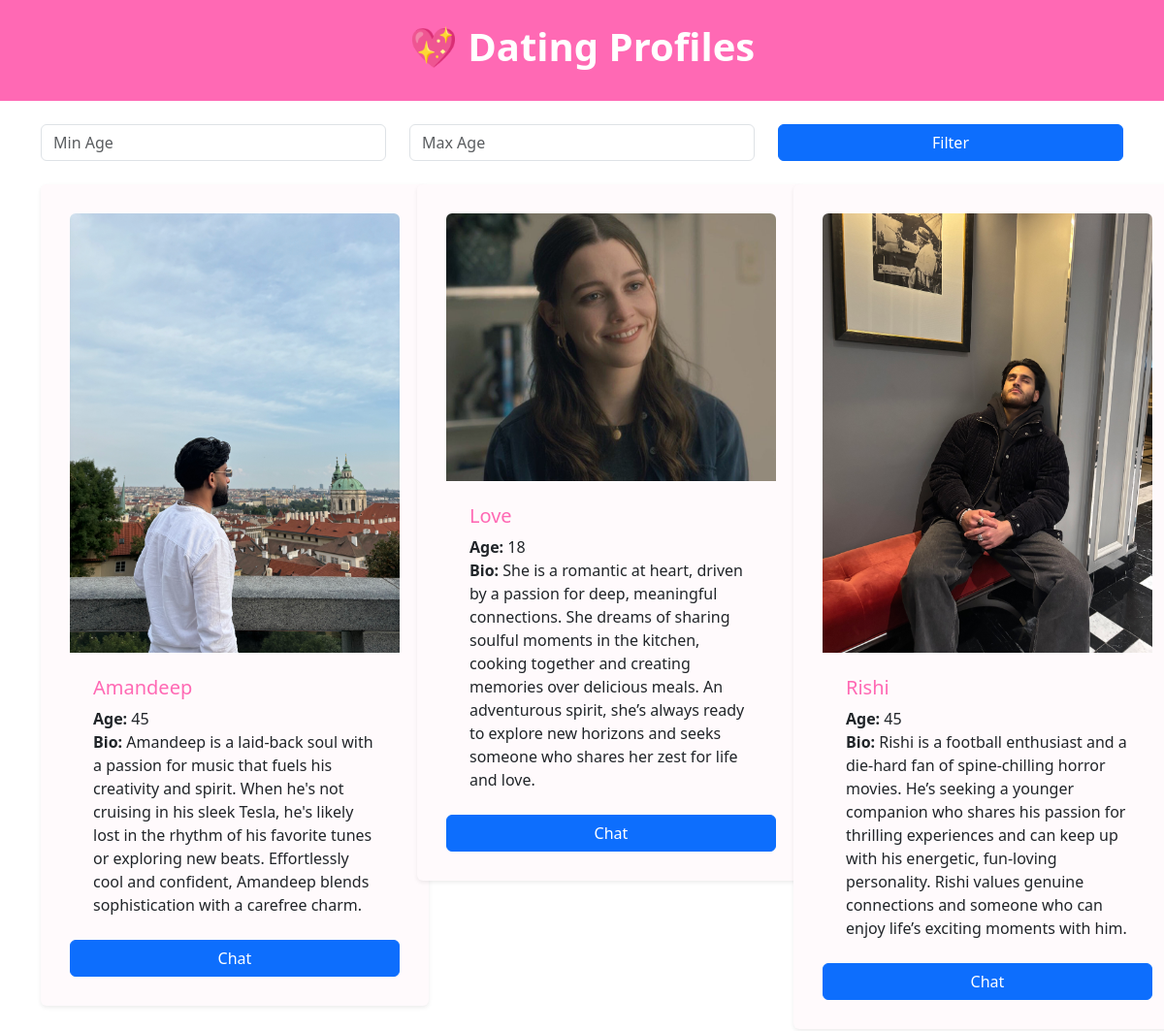
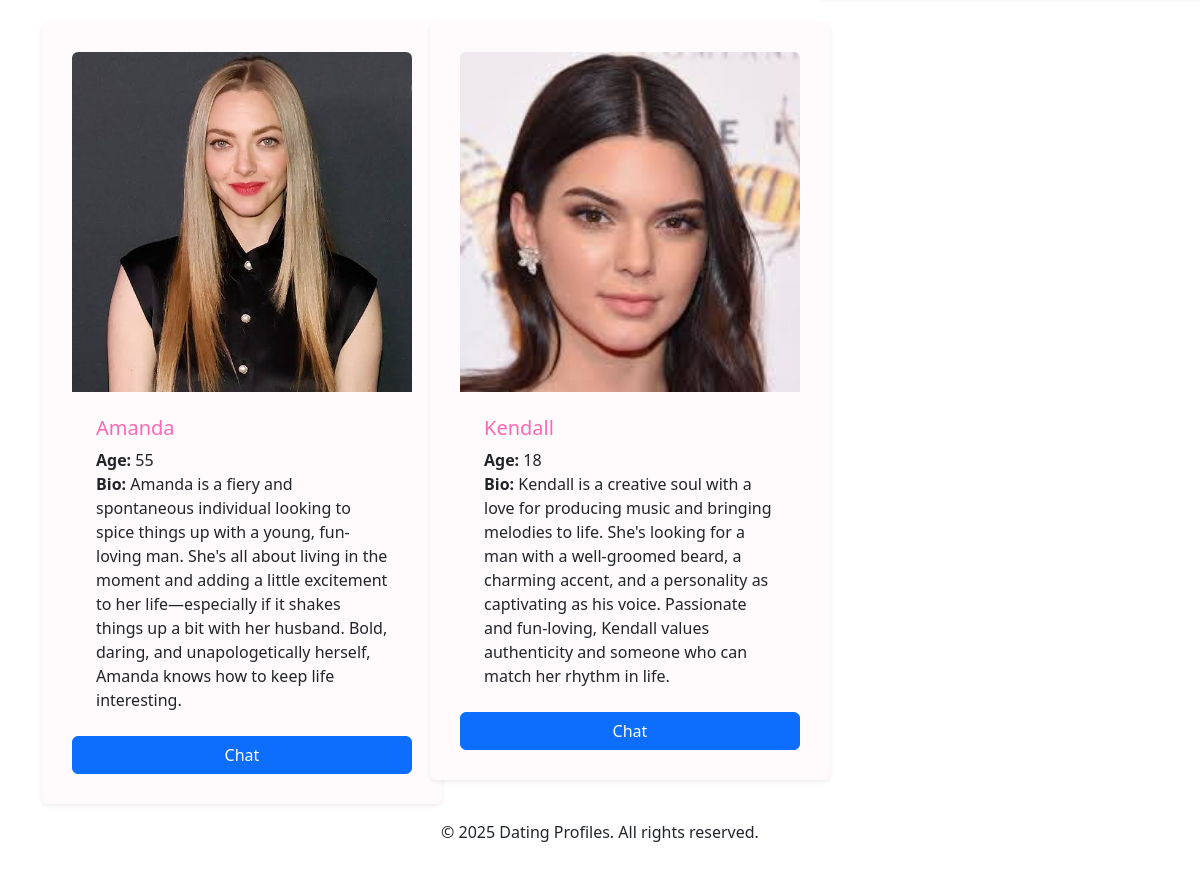
Page /profiles (signed in) on the committed database (2 pictures, top to bottom).
### profiles/models.py (models this page shows)
class Profile(models.Model):
    user = models.OneToOneField(User,on_delete=models.CASCADE,default=1)
    age = models.PositiveIntegerField()
    bio = models.TextField()
    image = models.ImageField(upload_to='profile_images',blank=True,null=True)

### profiles/views.py (the view)
# urls.py: path('profiles',views.profile_list,name='profile_list'),
@login_required
def profile_list(request):
    profiles = Profile.objects.exclude(user=request.user)
    min_age = request.GET.get('min_age')
    max_age = request.GET.get('max_age')
    if min_age and max_age and int(min_age) > int(max_age):
        error_message = "Minumum age cannot be greater than maximum age"
        return render(request,'profiles/profile_list.html', {'profiles': profiles, 'error_message':error_message})
    if min_age:
        profiles = profiles.filter(age__gte=min_age)
    if max_age:
        profiles = profiles.filter(age__lte=max_age)
    return render(request, 'profiles/profile_list.html', {'profiles': profiles})

### profiles/templates/profiles/profile_list.html (shortened to what this page needs)
{% load static %}
<!DOCTYPE html>
<html lang="en">
<head>
    <link rel="stylesheet" href="{% static 'css/styles.css' %}">
    <link href="https://cdn.jsdelivr.net/npm/bootstrap@5.3.0-alpha3/dist/css/bootstrap.min.css" rel="stylesheet">
</head>
<body>
<header class="py-4" style="background-color: #ff69b4; color: white; text-align: center;">
    <h1 style="font-weight: bold;">💖 Dating Profiles</h1>
</header>
<div class="content">
    <div class="container mt-4">
    <form method="get" action="{% url 'profile_list' %}" class="mb-4">
        <div class="row">
            <div class="col-md-4">
                <input type="number" name="min_age" class="form-control" placeholder="Min Age" value="{{ request.GET.min_age }}">
            </div>
            <div class="col-md-4">
                <input type="number" name="max_age" class="form-control" placeholder="Max Age" value="{{ request.GET.max_age }}">
            </div>
            <div class="col-md-4">
                <button type="submit" class="btn btn-primary w-100">Filter</button>
            </div>
        </div>
    </form>
        <div class="row row-cols-1 row-cols-md-3 g-4 gx-5">
            {% for profile in profiles %}
            <div class="col">
                <div class="card border-0 shadow-sm" style="background-color: #fffafc;">
                    {% if profile.image %}
                    <img src="{{ profile.image.url }}" class="card-img-top rounded-top" alt="Profile Image">
                    {% endif %}
                    <div class="card-body p-4">
                        <h5 class="card-title" style="color: #ff69b4;">{{ profile.user.username }}</h5>
                        <p class="card-text">
                            <strong>Age:</strong> {{ profile.age }}<br>
                            <strong>Bio:</strong> {{ profile.bio }}
                        </p>
                    </div>
                    <a href="{% url 'chat' profile.user.id %}" class="btn btn-primary">Chat</a>
                </div>
            </div>
            {% endfor %}
        </div>
    </div>
</div>
<footer class="py-3 text-center">
    <p>© 2025 Dating Profiles. All rights reserved.</p>
</footer>
</body>
</html>

### static/css/styles.css (style rules this page uses)
.card { background-color: #f9f9f9; border: 1px solid #ddd; border-radius: 8px; padding: 30px; width: 400px; box-shadow: 0 6px 12px rgba(0, 0, 0, 0.1); transition: transform 0.2s ease, box-shadow 0.2s ease; }

### rows in the picture
Profile: image (picture), user.username "Amandeep", age "45", bio "Amandeep is a laid-back soul with a passion for music that fuels his creativity and spirit. When he's not cruising in his sleek Tesla, he's likely lost in the rhythm of his favorite tunes or exploring new beats. Effortlessly cool and confident, Amandeep blends sophistication with a carefree charm."
Profile: image (picture), user.username "Love", age "18", bio "She is a romantic at heart, driven by a passion for deep, meaningful connections. She dreams of sharing soulful moments in the kitchen, cooking together and creating memories over delicious meals. An adventurous spirit, she’s always ready to explore new horizons and seeks someone who shares her zest for life and love."
Profile: image (picture), user.username "Rishi", age "45", bio "Rishi is a football enthusiast and a die-hard fan of spine-chilling horror movies. He’s seeking a younger companion who shares his passion for thrilling experiences and can keep up with his energetic, fun-loving personality. Rishi values genuine connections and someone who can enjoy life’s exciting moments with him."
Profile: image (picture), user.username "Amanda", age "55", bio "Amanda is a fiery and spontaneous individual looking to spice things up with a young, fun-loving man. She's all about living in the moment and adding a little excitement to her life—especially if it shakes things up a bit with her husband. Bold, daring, and unapologetically herself, Amanda knows how to keep life interesting."
Profile: image (picture), user.username "Kendall", age "18", bio "Kendall is a creative soul with a love for producing music and bringing melodies to life. She's looking for a man with a well-groomed beard, a charming accent, and a personality as captivating as his voice. Passionate and fun-loving, Kendall values authenticity and someone who can match her rhythm in life."
